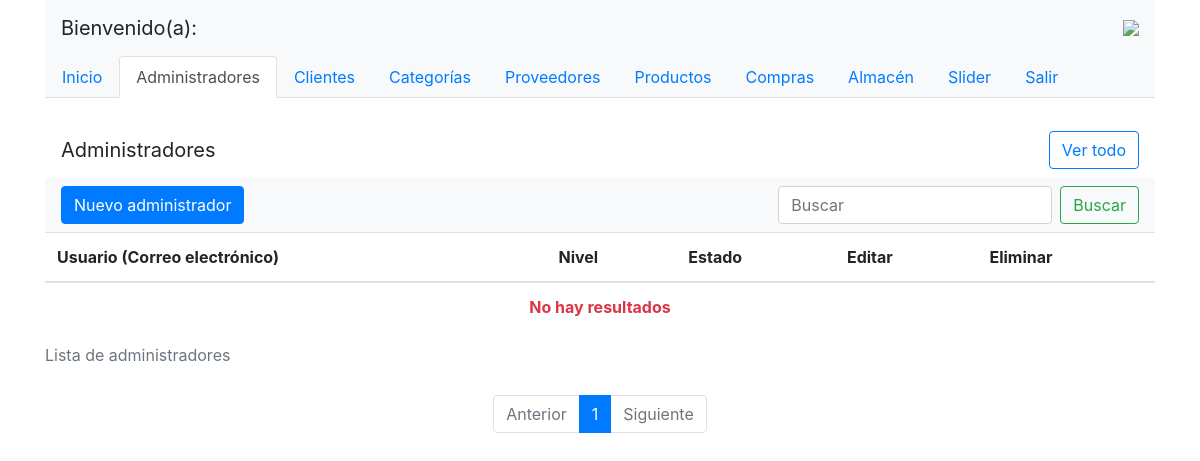
/pages/admin/control.php?content=administrator, run on an earlier commit of the app's database.
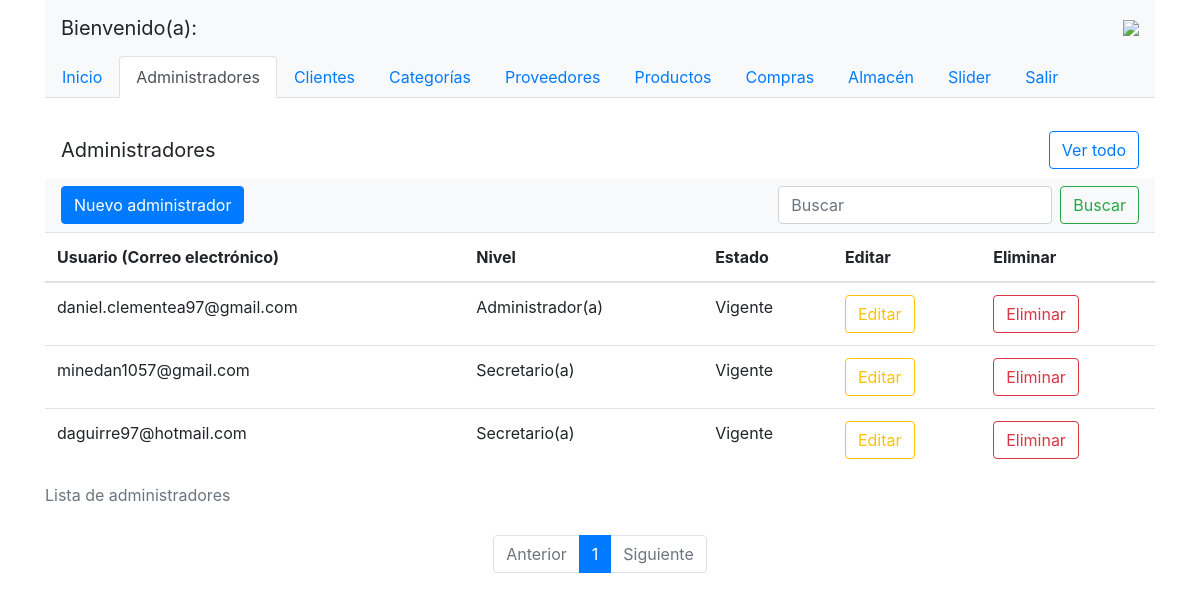
And on a later commit of the database.
### tables this page shows
CREATE TABLE IF NOT EXISTS `t_usuarios` (
  `id_usuario` int(11) NOT NULL AUTO_INCREMENT,
  `correo` varchar(60) NOT NULL,
  `contrapass` varchar(255) NOT NULL,
  `nevel` tinyint(4) NOT NULL,
  `status` tinyint(4) NOT NULL,
  PRIMARY KEY (`id_usuario`)
);

### pages/admin/administrator.php (the view, shortened to what this page needs)
<?php
  $conn = connect_db();
  $paginas = 5;
  $sinres = FALSE;
  $sqlquery = "";
  $qryrows = "";
  $dato = "";
  if (isset($_REQUEST['buscarDato'])){
    $dato = $_REQUEST['data'];
    if(is_string($dato)){
      $sqlquery = "SELECT * FROM t_usuarios WHERE correo like \"%$dato%\"";
      $qryrows = "SELECT count(*) as conteo FROM t_usuarios WHERE correo like \"%$dato%\"";
    }
  } else {
    $sqlquery = "SELECT * FROM t_usuarios";
    $qryrows = "SELECT count(*) as conteo FROM t_usuarios";
  }
  $cantidad = mysqli_fetch_assoc(mysqli_query($conn, $qryrows))["conteo"];
  if($cantidad == 0){
    $sinres = TRUE;
    $np = 1 % $paginas == 0? (1 / $paginas) : (floor(1 / $paginas) + 1);
  } else {
    $np = $cantidad % $paginas == 0? ($cantidad / $paginas) : (floor($cantidad / $paginas) + 1);
  }
  $pag = isset($_GET['part'])? $_GET['part'] : 1;
  $nf = ($paginas * $pag);
  $ni = (($nf - 1) - ($paginas - 1));
?>
<nav class="navbar navbar-light bg-white">
  <a class="navbar-brand">Administradores</a>
  <button type="button" class="btn btn-outline-primary" onclick="location.href = 'control.php?content=administrator'">Ver todo</button>
</nav>
<nav class="navbar navbar-light bg-light justify-content-between">
  <button type="button" class="btn btn-primary" data-toggle="modal" data-target="#exampleModal" data-whatever="administrador">Nuevo administrador</button>
  <form class="form-inline" action="control.php?content=administrator" method="post">
    <input class="form-control mr-sm-2" type="search" placeholder="Buscar" aria-label="Search" id="data" name="data" value="<?php echo $dato != ""? $dato : "" ?>" required>
    <button class="btn btn-outline-success my-2 my-sm-0" type="submit" id="buscarDato" name="buscarDato">Buscar</button>
  </form>
</nav>
<div class="table-responsive">
  <table class="table">
    <caption>Lista de administradores</caption>
    <thead>
      <tr>
        <th scope="col">Usuario (Correo electrónico)</th>
        <th scope="col">Nivel</th>
        <th scope="col">Estado</th>
        <th scope="col">Editar</th>
        <th scope="col">Eliminar</th>
      </tr>
    </thead>
    <tbody>
      <?php
        if($sinres){
          echo '<tr>
                  <th colspan="5" class="text-center text-danger" >
                    No hay resultados
                  </th>
                </tr>';
        } else {
          $sqlquery = $sqlquery." LIMIT $ni, $paginas";
          $result = mysqli_query($conn, $sqlquery);
          while($row=mysqli_fetch_assoc($result)){
            modalforupdate($row['id_usuario'], $pag);
            echo '<tr>
                    <td>'.$row['correo'].'</td>
                    <td>'.($row['nevel'] == 1? "Administrador(a)" : "Secretario(a)").'</td>
                    <td>'.($row['status'] == 1? "Vigente" : "Denegado").'</td>
                    <td><button type="button" class="btn btn-outline-warning" data-toggle="modal" data-target="#updModal'.$row['id_usuario'].'" data-whatever="usuario">Editar</button></td>';
            echo "<td><button type='button' class='btn btn-outline-danger' onclick='openDeleteConfirmation(".$row['id_usuario'].");'>Eliminar</button></td>
                  </tr>
                ";
          }
        }
      ?>
    </tbody>
  </table>
</div>
<nav aria-label="Page navigation example">
  <ul class="pagination justify-content-center">
    <li class="page-item <?php echo $pag == 0 || $pag == 1? 'disabled' : ''?>">
      <a class="page-link" href="control.php?content=administrator&part=<?php echo $pag != 0? ($pag-1).'' : '1'; echo ($dato != ""? "&buscarDato=true&data=$dato" : "");?>">Anterior</a>
    </li>
    <?php
      for ($i=1; $i <= $np; $i++) {
        echo "<li class='page-item ".($i!=$pag? "" : "active")."'><a class='page-link' href='".($i!=$pag? "control.php?content=administrator&part=".$i : "#").($dato != ""? "&buscarDato=true&data=$dato" : "")."'>".$i."</a></li>";
      }
    ?>
    <li class="page-item <?php echo $pag == $np? 'disabled' : ''?>">
      <a class="page-link" href="control.php?content=administrator&part=<?php echo $pag != $np? ($pag+1).'' : $np.''; echo ($dato != ""? "&buscarDato=true&data=$dato" : "");?>">Siguiente</a>
    </li>
  </ul>
</nav>
<?php
  function modalforupdate($id, $part){
    $conn = connect_db();
    $updQry = "SELECT * FROM t_usuarios WHERE id_usuario = $id";
    $resultupdqry = mysqli_query($conn, $updQry);
    while($row=mysqli_fetch_assoc($resultupdqry)){
      echo '<div class="modal fade" id="updModal'.$id.'" tabindex="-1" role="dialog" aria-labelledby="updModalLabel'.$id.'" aria-hidden="true">
              <div class="modal-dialog" role="document">
                <div class="modal-content">
                  <div class="modal-header">
                    <h5 class="modal-title" id="updModalLabel'.$id.'">Actualizar usuarios</h5>
                    <button type="button" class="close" data-dismiss="modal" aria-label="Close">
                      <span aria-hidden="true">&times;</span>
                    </button>
                  </div>
                  <div class="modal-body">
                    <form action="control.php?content=administrator&part='.$part.'" method="post">
                        <input type="hidden" value="'.$id.'" name="idusuario">
                        <input type="hidden" value="'.$row['correo'].'" name="correooriginal">
                        <div class="form-group">
                          <label for="email" class="col-form-label">Correo electrónico:</label>
                          <input value="'.$row['correo'].'" type="email" class="form-control" name="email" placeholder="Correo del administrador" required maxlength="60">
                        </div>
                        <div class="form-group">
                          <label for="contrapass" class="col-form-label">Nueva contraseña: <button type="button" class="btn btn-link" onclick="changepass('.$id.');" id="chpass'.$id.'">Cambiar contraseña</button><button type="button" class="btn btn-link" onclick="notchangepass('.$id.');" id="notchpass'.$id.'">No cambiar contraseña</button></label>
                          <input disabled type="password" class="form-control" id="contrapass-edit'.$id.'" name="contrapass" placeholder="Nueva contraseña" maxlength="255" minlength="8" onkeyup="editPassVal('.$id.');">
                          <small class="text-danger">Requerimientos: Al menos una mayúscula, una minúscula, un número y un caracter de los siguientes: #?!@$%^&*-</small>
                        </div>
                        <div class="form-group">
                          <label for="contrapass-confirmed" class="col-form-label">Confirmar nueva contraseña:</label>
                          <input disabled type="password" class="form-control" id="contrapass-confirmed-edit'.$id.'" name="contrapass-confirmed" placeholder="Confirmar nueva contraseña" maxlength="255" minlength="8" onkeyup="editPassVal('.$id.');">
                        </div>
                        <div class="form-group">
                          <label for="nivel" class="col-form-label">Nivel</label>
                          <select name="nivel" id="nivelupd" class="form-control">
                            <option selected>'.($row['nevel'] == 1? 'Administrador' : 'Secretario').'</option>
                            <option>'.($row['nevel'] == 1? 'Secretario' : 'Administrador').'</option>
                          </select>
                        </div>
                        <div class="modal-footer">
                          <button type="button" class="btn btn-secondary" data-dismiss="modal">Cerrar</button>
                          <button type="submit" class="btn btn-primary" name="actualizar" id="actualizar'.$id.'">Actualizar</button>
                        </div>
                      </form>
                    </div>
                  </div>
                </div>
              </div>';
      echo '<script>
              $("#updModal'.$id.'").on("show.bs.modal", function (event) {
              var button = $(event.relatedTarget) // Button that triggered the modal
              var recipient = button.data("whatever")
              var modal = $(this)
              modal.find(".modal-title").text("Actualizar " + recipient)
              });
              $("#notchpass"+'.$id.').hide();
           </script>';
    }
  }
?>

### pages/admin/control.php (shortened to what this page needs)
<!DOCTYPE html>
<html lang="en">
<head>
    <link rel="stylesheet" href="../../css/bootstrap.min.css" >
</head>
<?php $load = isset($_REQUEST['content']) ? strtolower($_REQUEST['content']) : 'initial-page'?>
<body>
    <div class="container">
        <nav class="navbar navbar-light bg-light">
          <a class="navbar-brand">Bienvenido(a): <?php echo $_SESSION["username"]; ?></a>
          <img class="img img-fluid" src="../../img/techstore.png">
        </nav>
        <?php require_once('administrator_menu.php')?>
        <br>
        <?php require_once($load.'.php')?>
    </div>
</body>
</html>

### pages/admin/administrator_menu.php
<ul class="nav nav-tabs bg-light">
  <li class="nav-item">
    <a class="nav-link <?php echo $load == 'initial-page' ? 'active disabled' : '' ?>" href="?content=initial-page">Inicio</a>
  </li>
  <li class="nav-item">
    <a class="nav-link <?php echo $load == 'administrator' ? 'active disabled' : '' ?>" href="?content=administrator">Administradores</a>
  </li>
  <li class="nav-item">
    <a class="nav-link <?php echo $load == 'client' ? 'active disabled' : '' ?>" href="?content=client">Clientes</a>
  </li>
  <li class="nav-item">
    <a class="nav-link <?php echo $load == 'category' ? 'active disabled' : '' ?>" href="?content=category">Categorías</a>
  </li>
  <li class="nav-item">
    <a class="nav-link <?php echo $load == 'provider' ? 'active disabled' : '' ?>" href="?content=provider">Proveedores</a>
  </li>
  <li class="nav-item">
    <a class="nav-link <?php echo $load == 'product' ? 'active disabled' : '' ?>" href="?content=product">Productos</a>
  </li>
  <li class="nav-item">
    <a class="nav-link <?php echo $load == 'purchase' ? 'active disabled' : '' ?>" href="?content=purchase">Compras</a>
  </li>
  <li class="nav-item">
    <a class="nav-link <?php echo $load == 'storage' ? 'active disabled' : '' ?>" href="?content=storage">Almacén</a>
  </li>
  <li class="nav-item">
    <a class="nav-link <?php echo $load == 'slider' ? 'active disabled' : '' ?>" href="?content=slider">Slider</a>
  </li>
  <li class="nav-item">
    <a class="nav-link <?php echo $load == 'logout' ? 'active disabled' : '' ?>" value="logout" href="../../php/logout.php?exit=true">Salir</a>
  </li>
</ul>

What changed in the data, as far as the page shows it:
added t_usuarios: correo "daniel.clementea97@gmail.com", nevel "Administrador(a)", status "Vigente"
added t_usuarios: correo "minedan1057@gmail.com", nevel "Secretario(a)", status "Vigente"
added t_usuarios: correo "daguirre97@hotmail.com", nevel "Secretario(a)", status "Vigente"
Also different on the page:
text no longer shown: "No hay resultados"
